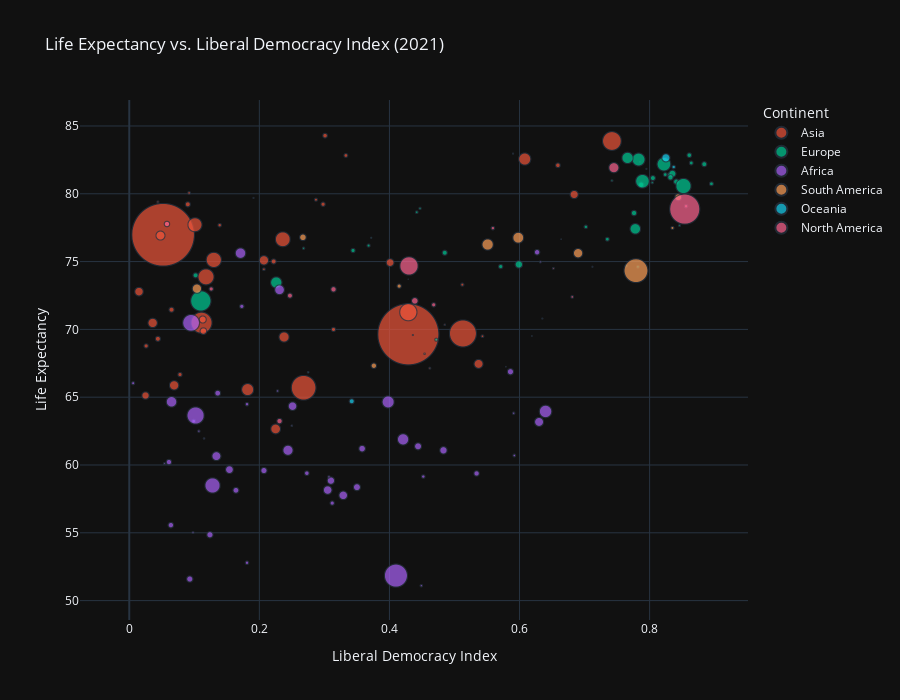

The cell this chart's notebook holds for it:
### Code cell
# Load the dataset
df = life_exp_lib_democ

# Display basic info and first few rows to understand the data structure
print(df.info())
print(df.head())

# Clean the data by removing rows with NaN values in critical columns
df_cleaned = df.dropna(subset=['Liberal democracy index (best estimate, aggregate: average)', 
                               'Period life expectancy at birth - Sex: all - Age: 0', 
                               'Population (historical)'])

# Scale the population to increase the size of the points
df_cleaned['Scaled Population'] = df_cleaned['Population (historical)'] / 1e6

# Create the scatter plot with text labels
fig = px.scatter(
    df_cleaned,
    x='Liberal democracy index (best estimate, aggregate: average)',
    y='Period life expectancy at birth - Sex: all - Age: 0',
    size='Scaled Population',  # Use the scaled population
    color='Continent',
    hover_name='Entity',
    # text='Entity',  # Add country names as text
    size_max=150,  # Increase size_max to make points larger
    title='Life Expectancy vs. Liberal Democracy Index (2021)',
    labels={
        'Liberal democracy index (best estimate, aggregate: average)': 'Liberal Democracy Index',
        'Period life expectancy at birth - Sex: all - Age: 0': 'Life Expectancy'
    }
)

# Update the layout
fig.update_layout(
    xaxis_title='Liberal Democracy Index',
    yaxis_title='Life Expectancy',
    legend_title='Continent',
    template='plotly_dark',
    height=700,
    width=900
)

# Update the text position for better readability
fig.update_traces(textposition='bottom center')

# Show the plot
fig.show()

### Figure 1 — Plotly figure (JSON) as saved in the notebook; plotly's stock layout.template omitted (floating-point values rounded to 4 significant figures)
{"data": [{"hovertemplate": "<b>%{hovertext}</b><br><br>Continent=Asia<br>Liberal Democracy Index=%{x}<br>Life Expectancy=%{y}<br>Scaled Population=%{marker.size}<extra></extra>", "hovertext": ["Afghanistan", "Armenia", "Azerbaijan", "Bahrain", "Bangladesh", "Bhutan", "Cambodia", "China", "East Timor", "Georgia", "Hong Kong", "India", "Indonesia", "Iran", "Iraq", "Israel", "Japan", "Jordan", "Kazakhstan", "Kuwait", "Kyrgyzstan", "Laos", "Lebanon", "Malaysia", "Maldives", "Mongolia", "Myanmar", "Nepal", "North Korea", "Oman", "Pakistan", "Philippines", "Qatar", "Saudi Arabia", "Singapore", "South Korea", "Sri Lanka", "Syria", "Taiwan", "Tajikistan", "Thailand", "Turkey", "Turkmenistan", "United Arab Emirates", "Uzbekistan", "Vietnam", "Yemen"], "legendgroup": "Asia", "marker": {"color": "#EF553B", "size": [33.83, 2.921, 9.753, 1.37, 159.4, 0.7406, 15.62, 1396.0, 1.205, 3.792, 7.366, 1328.0, 261.8, 82.62, 37.56, 8.053, 127.3, 9.545, 18.08, 3.834, 6.002, 6.802, 6.472, 31.23, 0.4282, 2.977, 51.09, 27.82, 25.58, 4.185, 217.3, 105.3, 2.427, 29.97, 5.525, 50.98, 21.73, 19.42, 23.53, 8.644, 70.54, 80.01, 6.216, 8.675, 30.75, 92.82, 31.16], "sizemode": "area", "sizeref": 0.3535, "symbol": "circle"}, "mode": "markers", "name": "Asia", "showlegend": true, "textposition": "bottom center", "type": "scattergl", "x": [0.225, 0.207, 0.065, 0.044, 0.111, 0.485, 0.114, 0.052, 0.462, 0.512, 0.301, 0.429, 0.513, 0.13, 0.238, 0.659, 0.742, 0.222, 0.113, 0.287, 0.314, 0.078, 0.298, 0.207, 0.191, 0.543, 0.182, 0.537, 0.015, 0.139, 0.268, 0.429, 0.092, 0.048, 0.333, 0.608, 0.401, 0.025, 0.684, 0.044, 0.101, 0.236, 0.026, 0.09, 0.036, 0.118, 0.069], "xaxis": "x", "y": [62.66, 74.44, 71.45, 79.4, 70.49, 70.34, 69.87, 76.98, 67.14, 73.3, 84.29, 69.64, 69.7, 75.12, 69.44, 82.1, 83.89, 75.01, 70.73, 79.56, 70.0, 66.67, 79.23, 75.09, 79.7, 69.5, 65.56, 67.46, 72.78, 77.69, 65.7, 71.27, 80.06, 76.92, 82.83, 82.56, 74.93, 65.12, 79.95, 69.31, 77.72, 76.65, 68.78, 79.22, 70.48, 73.88, 65.87], "yaxis": "y"}, {"hovertemplate": "<b>%{hovertext}</b><br><br>Continent=Europe<br>Liberal Democracy Index=%{x}<br>Life Expectancy=%{y}<br>Scaled Population=%{marker.size}<extra></extra>", "hovertext": ["Albania", "Austria", "Belarus", "Belgium", "Bosnia and Herzegovina", "Bulgaria", "Croatia", "Cyprus", "Czechia", "Denmark", "Estonia", "Finland", "France", "Germany", "Greece", "Hungary", "Iceland", "Ireland", "Italy", "Kosovo", "Latvia", "Lithuania", "Luxembourg", "Malta", "Moldova", "Montenegro", "Netherlands", "North Macedonia", "Norway", "Poland", "Portugal", "Romania", "Russia", "Serbia", "Slovakia", "Slovenia", "Spain", "Sweden", "Switzerland", "Ukraine", "United Kingdom"], "legendgroup": "Europe", "marker": {"color": "#00cc96", "size": [2.899, 8.644, 9.487, 11.28, 3.519, 7.178, 4.184, 1.22, 10.52, 5.684, 1.315, 5.48, 64.92, 82.08, 10.82, 9.839, 0.331, 4.702, 60.58, 1.779, 1.978, 2.906, 0.5695, 0.445, 3.287, 0.6281, 17.11, 1.98, 5.19, 38.27, 10.37, 19.87, 145.3, 7.177, 5.42, 2.06, 46.68, 9.799, 8.284, 45.78, 65.38], "sizemode": "area", "sizeref": 0.3535, "symbol": "circle"}, "mode": "markers", "name": "Europe", "showlegend": true, "textposition": "bottom center", "type": "scattergl", "x": [0.442, 0.805, 0.102, 0.841, 0.368, 0.571, 0.702, 0.742, 0.776, 0.895, 0.846, 0.824, 0.822, 0.852, 0.787, 0.485, 0.785, 0.83, 0.783, 0.447, 0.764, 0.782, 0.795, 0.59, 0.472, 0.372, 0.835, 0.268, 0.864, 0.778, 0.832, 0.599, 0.11, 0.344, 0.735, 0.804, 0.766, 0.884, 0.861, 0.226, 0.789], "xaxis": "x", "y": [78.64, 81.16, 73.99, 80.89, 76.18, 74.63, 77.56, 80.97, 78.58, 80.74, 77.66, 81.42, 82.19, 80.57, 80.67, 75.65, 82.35, 81.42, 82.53, 78.92, 74.69, 74.61, 81.84, 82.96, 69.24, 76.76, 81.48, 75.98, 82.27, 77.42, 81.21, 74.79, 72.1, 75.82, 76.65, 80.82, 82.65, 82.18, 82.85, 73.46, 80.92], "yaxis": "y"}, {"hovertemplate": "<b>%{hovertext}</b><br><br>Continent=Africa<br>Liberal Democracy Index=%{x}<br>Life Expectancy=%{y}<br>Scaled Population=%{marker.size}<extra></extra>", "hovertext": ["Algeria", "Angola", "Benin", "Botswana", "Burkina Faso", "Burundi", "Cameroon", "Cape Verde", "Central African Republic", "Chad", "Comoros", "Congo", "Cote d'Ivoire", "Democratic Republic of Congo", "Djibouti", "Egypt", "Equatorial Guinea", "Eritrea", "Eswatini", "Ethiopia", "Gabon", "Gambia", "Ghana", "Guinea", "Guinea-Bissau", "Kenya", "Lesotho", "Liberia", "Libya", "Madagascar", "Malawi", "Mali", "Mauritania", "Mauritius", "Morocco", "Mozambique", "Namibia", "Niger", "Nigeria", "Rwanda", "Sao Tome and Principe", "Senegal", "Seychelles", "Sierra Leone", "Somalia", "South Africa", "South Sudan", "Sudan", "Tanzania", "Togo", "Tunisia", "Uganda", "Zambia", "Zimbabwe"], "legendgroup": "Africa", "marker": {"color": "#ab63fa", "size": [40.02, 28.16, 11.36, 2.203, 18.78, 11.05, 22.76, 0.5124, 4.629, 14.65, 0.7267, 5.098, 25.25, 81.04, 1.02, 99.6, 1.454, 3.106, 1.143, 103.9, 2.041, 2.225, 28.7, 11.77, 1.786, 47.09, 2.105, 4.659, 6.532, 25.43, 17.09, 18.59, 3.966, 1.292, 34.61, 26.55, 2.374, 19.94, 190.7, 11.64, 0.2003, 14.59, 0.1072, 7.038, 13.81, 56.72, 11.11, 40.02, 52.02, 7.663, 11.4, 37.53, 16.4, 14.4], "sizemode": "area", "sizeref": 0.3535, "symbol": "circle"}, "mode": "markers", "name": "Africa", "showlegend": true, "textposition": "bottom center", "type": "scattergl", "x": [0.171, 0.134, 0.534, 0.591, 0.31, 0.061, 0.154, 0.712, 0.181, 0.093, 0.25, 0.099, 0.329, 0.128, 0.115, 0.095, 0.054, 0.006, 0.098, 0.102, 0.228, 0.107, 0.63, 0.164, 0.307, 0.421, 0.449, 0.452, 0.173, 0.251, 0.444, 0.35, 0.181, 0.632, 0.231, 0.305, 0.592, 0.483, 0.41, 0.136, 0.579, 0.586, 0.429, 0.312, 0.124, 0.64, 0.064, 0.065, 0.398, 0.273, 0.627, 0.244, 0.358, 0.207], "xaxis": "x", "y": [75.62, 60.65, 59.38, 63.82, 58.85, 60.22, 59.66, 74.62, 52.79, 51.59, 62.9, 63.23, 57.76, 58.49, 61.96, 70.48, 60.1, 66.03, 55.02, 63.65, 65.46, 62.49, 63.18, 58.13, 59.13, 61.89, 51.1, 59.15, 71.7, 64.34, 61.38, 58.36, 64.48, 74.98, 72.92, 58.15, 60.7, 61.08, 51.84, 65.3, 67.25, 66.88, 73.7, 57.19, 54.86, 63.95, 55.57, 64.66, 64.65, 59.4, 75.69, 61.09, 61.21, 59.59], "yaxis": "y"}, {"hovertemplate": "<b>%{hovertext}</b><br><br>Continent=South America<br>Liberal Democracy Index=%{x}<br>Life Expectancy=%{y}<br>Scaled Population=%{marker.size}<extra></extra>", "hovertext": ["Argentina", "Bolivia", "Brazil", "Chile", "Colombia", "Ecuador", "Guyana", "Paraguay", "Peru", "Suriname", "Uruguay", "Venezuela"], "legendgroup": "South America", "marker": {"color": "#FFA15A", "size": [43.48, 11.01, 201.7, 18.05, 46.97, 16.27, 0.7588, 6.159, 30.46, 0.5816, 3.368, 30.57], "sizemode": "area", "sizeref": 0.3535, "symbol": "circle"}, "mode": "markers", "name": "South America", "showlegend": true, "textposition": "bottom center", "type": "scattergl", "x": [0.598, 0.376, 0.779, 0.844, 0.551, 0.267, 0.454, 0.415, 0.69, 0.635, 0.835, 0.104], "xaxis": "x", "y": [76.76, 67.32, 74.33, 79.75, 76.26, 76.79, 68.2, 73.19, 75.62, 70.8, 77.48, 73.01], "yaxis": "y"}, {"hovertemplate": "<b>%{hovertext}</b><br><br>Continent=Oceania<br>Liberal Democracy Index=%{x}<br>Life Expectancy=%{y}<br>Scaled Population=%{marker.size}<extra></extra>", "hovertext": ["Australia", "Fiji", "New Zealand", "Papua New Guinea", "Solomon Islands", "Vanuatu"], "legendgroup": "Oceania", "marker": {"color": "#19d3f3", "size": [23.95, 0.9186, 4.614, 8.743, 0.6394, 0.2661], "sizemode": "area", "sizeref": 0.3535, "symbol": "circle"}, "mode": "markers", "name": "Oceania", "showlegend": true, "textposition": "bottom center", "type": "scattergl", "x": [0.825, 0.275, 0.837, 0.342, 0.436, 0.619], "xaxis": "x", "y": [82.66, 66.84, 81.98, 64.7, 69.58, 69.51], "yaxis": "y"}, {"hovertemplate": "<b>%{hovertext}</b><br><br>Continent=North America<br>Liberal Democracy Index=%{x}<br>Life Expectancy=%{y}<br>Scaled Population=%{marker.size}<extra></extra>", "hovertext": ["Barbados", "Canada", "Costa Rica", "Cuba", "Dominican Republic", "El Salvador", "Guatemala", "Haiti", "Honduras", "Jamaica", "Mexico", "Nicaragua", "Panama", "Trinidad and Tobago", "United States"], "legendgroup": "North America", "marker": {"color": "#FF6692", "size": [0.279, 35.96, 4.818, 11.28, 10.43, 6.184, 15.97, 10.52, 9.237, 2.803, 121.1, 6.149, 3.96, 1.429, 326.1], "sizemode": "area", "sizeref": 0.3535, "symbol": "circle"}, "mode": "markers", "name": "North America", "showlegend": true, "textposition": "bottom center", "type": "scattergl", "x": [0.664, 0.745, 0.856, 0.058, 0.314, 0.468, 0.439, 0.231, 0.247, 0.681, 0.43, 0.126, 0.559, 0.652, 0.854], "xaxis": "x", "y": [76.65, 81.92, 79.09, 77.77, 72.95, 71.81, 72.1, 63.24, 72.49, 72.39, 74.68, 72.98, 77.47, 74.5, 78.87], "yaxis": "y"}], "layout": {"height": 700, "legend": {"itemsizing": "constant", "title": {"text": "Continent"}, "tracegroupgap": 0}, "title": {"text": "Life Expectancy vs. Liberal Democracy Index (2021)"}, "width": 900, "xaxis": {"anchor": "y", "autorange": true, "domain": [0, 1], "range": [-0.07666, 0.9513], "title": {"text": "Liberal Democracy Index"}, "type": "linear"}, "yaxis": {"anchor": "x", "autorange": true, "domain": [0, 1], "range": [48.57, 86.92], "title": {"text": "Life Expectancy"}, "type": "linear"}}}
